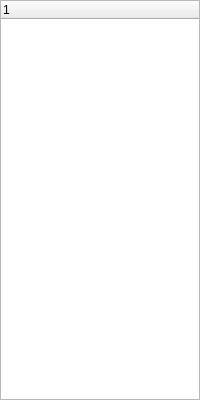
<?xml version="1.0" encoding="UTF-8"?>
<ui version="4.0">
 <class>frmDeviceTree</class>
 <widget class="QWidget" name="frmDeviceTree">
  <property name="geometry">
   <rect>
    <x>0</x>
    <y>0</y>
    <width>200</width>
    <height>400</height>
   </rect>
  </property>
  <property name="windowTitle">
   <string>Form</string>
  </property>
  <layout class="QVBoxLayout" name="verticalLayout">
   <property name="leftMargin">
    <number>0</number>
   </property>
   <property name="topMargin">
    <number>0</number>
   </property>
   <property name="rightMargin">
    <number>0</number>
   </property>
   <property name="bottomMargin">
    <number>0</number>
   </property>
   <item>
    <widget class="QTreeWidget" name="treeWidget">
     <property name="focusPolicy">
      <enum>Qt::NoFocus</enum>
     </property>
     <column>
      <property name="text">
       <string notr="true">1</string>
      </property>
     </column>
    </widget>
   </item>
  </layout>
 </widget>
 <resources/>
 <connections/>
</ui>
